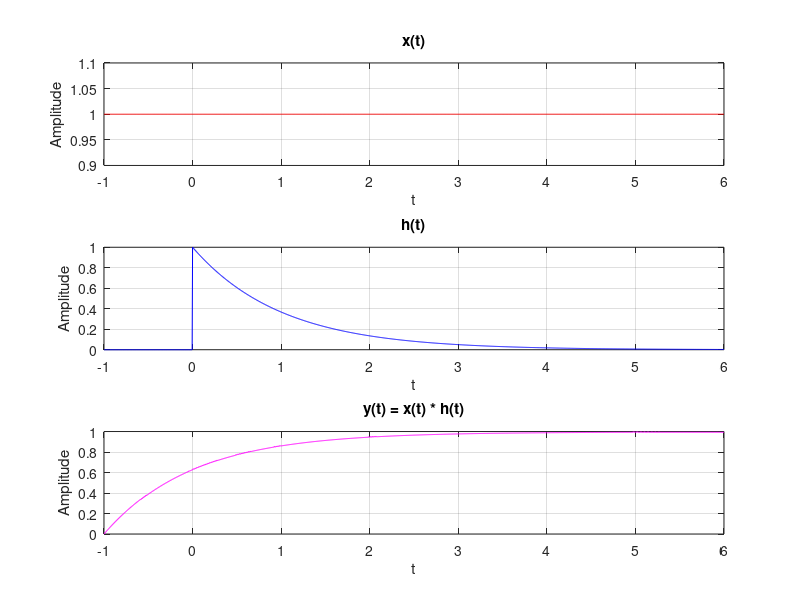

This chart was generated by the following MATLAB code:
% Continuous-Time Convolution Integral (Modified t range)
t = -1:0.005:6;       % Rentang t baru, lebih luas
dt = t(2) - t(1);

x = ones(size(t));                % x(t) = u(t)
h = exp(-t);                      % h(t) = e^{-t} u(t)
h(t<0) = 0;                       % u(t) = 0 untuk t<0

y = zeros(size(t));
for i = 1:length(t)
    tau = t(1):dt:t(i);                    % tau menyesuaikan rentang t
    xtau = interp1(t, x, tau, 'linear', 0);
    htau = interp1(t, h, t(i) - tau, 'linear', 0);
    y(i) = trapz(tau, xtau .* htau);
end

% Plotting
figure;
subplot(3,1,1); plot(t, x, 'r'); title('x(t)'); xlabel('t'); ylabel('Amplitude'); grid on;
subplot(3,1,2); plot(t, h, 'b'); title('h(t)'); xlabel('t'); ylabel('Amplitude'); grid on;
subplot(3,1,3); plot(t, y, 'm'); title('y(t) = x(t) * h(t)'); xlabel('t'); ylabel('Amplitude'); grid on;

